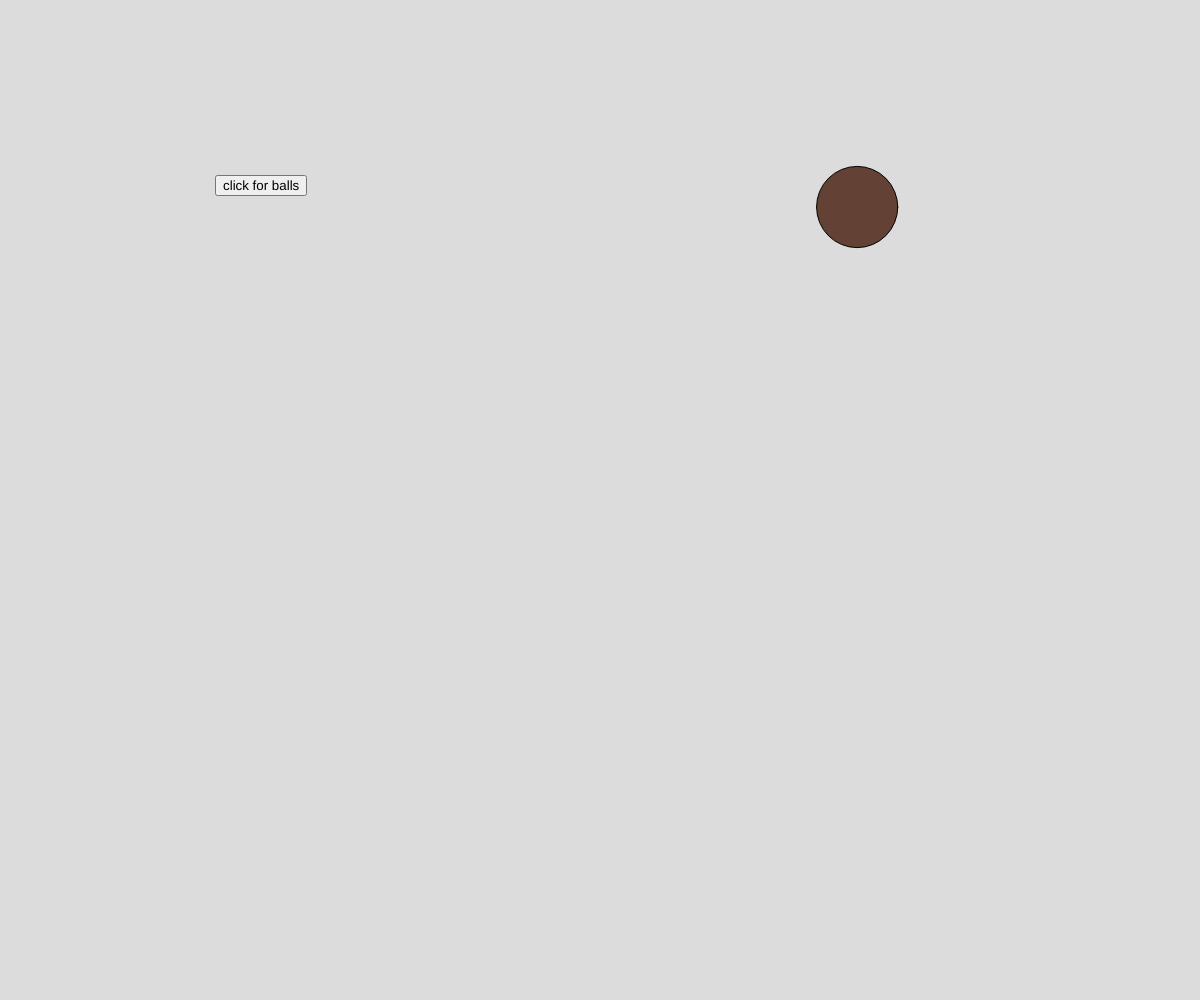
Frame 1 (no input)
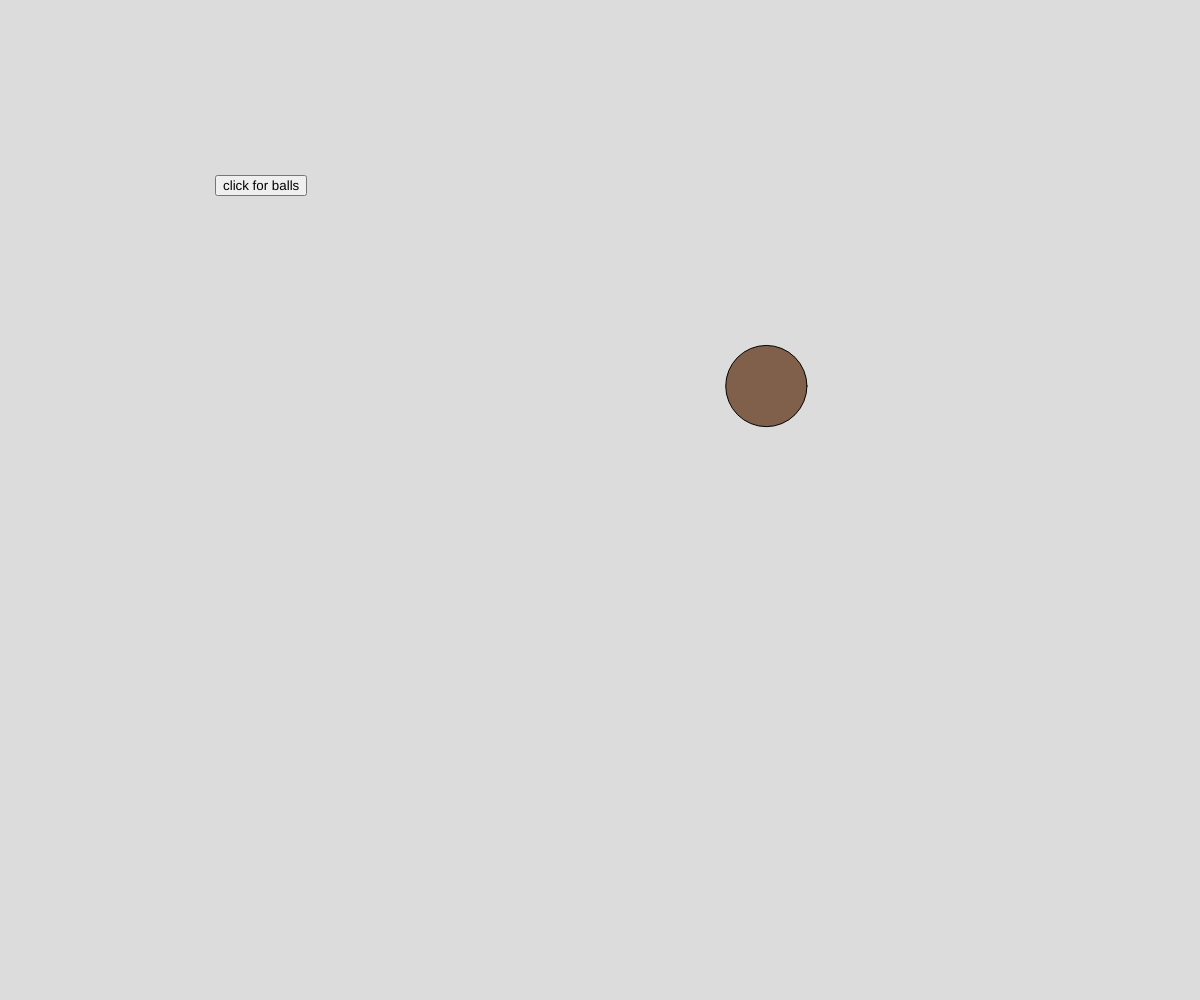
Frame 60 (no input)
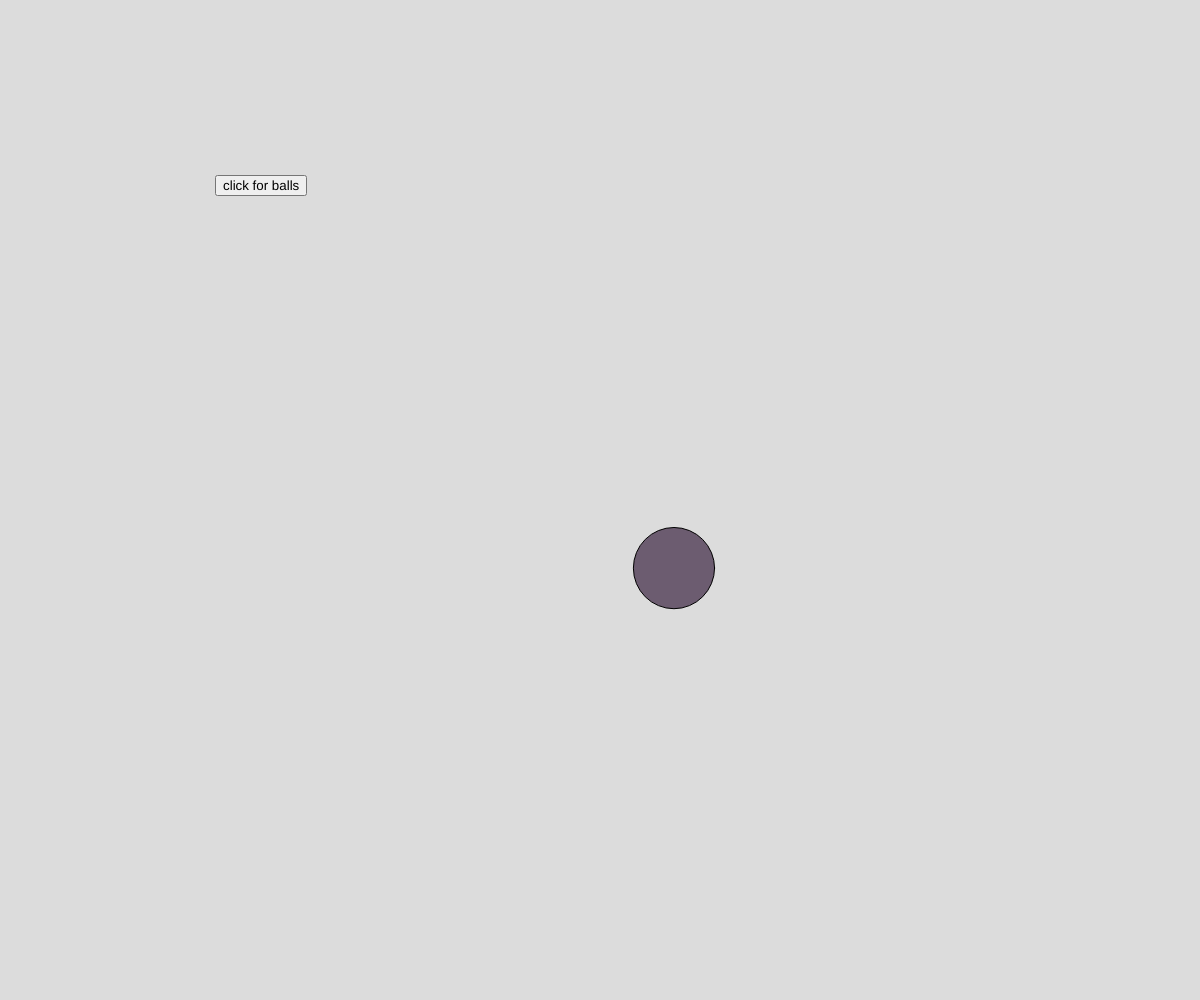
Frame 120 (the mouse pressed at the canvas centre since frame 60)

The p5.js sketch that drew these frames (run headless with seeded random() and noise() and a simulated clock; from frame 60 on, the mouse is pressed at the canvas centre):

// p5.js sketch
// ── sketch.js
// Project Title
// Your Name
// Date
//
// Extra for Experts:
// - describe what you did to take this project "above and beyond"

// let button;
let ballsArray = [];
let x,y,w;

function setup() {
  createCanvas(windowWidth, windowHeight);
  createBall();
  button = createButton('click for balls');
  button.position(215, 175);
  
  button.mousePressed(() => {
    ballevent();
  });

}

function draw() {
  background(220);

  fill(noise(x)*255, noise(y)*255, noise(w)*255);
  fill(noise(random(1,255))*255,noise(random(1,255))*255,noise(random(1,255))*255);
  for(let i = 0; i < ballsArray.length; i++) {
    circle(ballsArray[i].x, ballsArray[i].y, ballsArray[i].diameter)
    ballsArray[i].x += ballsArray[i].dx; //x rate of change
    ballsArray[i].y += ballsArray[i].dy; // y roc 
}
let c = button.value();

}

function createBall() {
  //create a temp ball object
   let newBall = {
      x: random(width),
      y: random(height),
      diameter: random(25, 100),
      dx: random(-5, 5),
      dy: random(-5, 5),
  };
  //Copying ball obj into the array
  ballsArray.push(newBall);

}

function ballevent(){
  createBall();
  ballsArray[ballsArray.length-1].x = mouseX;
  ballsArray[ballsArray.length-1].y = mouseY;
  
}
